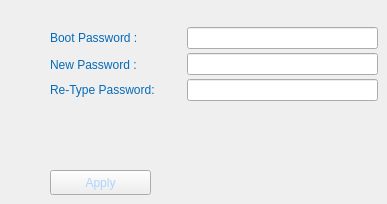
     <widget class="QWidget" name="bootTab">
      <widget class="QPushButton" name="bootPasswordSave">
       <property name="geometry">
        <rect>
         <x>50</x>
         <y>170</y>
         <width>101</width>
         <height>25</height>
        </rect>
       </property>
       <property name="contextMenuPolicy">
        <enum>Qt::NoContextMenu</enum>
       </property>
       <property name="styleSheet">
        <string notr="true">QPushButton{
	border-image: url(:/images/images/system_normal.png);
	color: rgb(175, 210, 255);
}
QPushButton:focus{
	border-image: url(:/images/images/system_pressed.png);
	color: rgb(175, 210, 255);
}
QPushButton:pressed{
	border-image: url(:/images/images/system_click.png);
	color: rgb(175, 210, 255);
}

</string>
       </property>
       <property name="text">
        <string>Apply</string>
       </property>
      </widget>
      <widget class="QLineEdit" name="boot_password_old">
       <property name="geometry">
        <rect>
         <x>187</x>
         <y>27</y>
         <width>191</width>
         <height>22</height>
        </rect>
       </property>
       <property name="contextMenuPolicy">
        <enum>Qt::NoContextMenu</enum>
       </property>
       <property name="styleSheet">
        <string notr="true">border-image: url(:/images/images/combox_bg.png);
color: rgb(255, 255, 255);</string>
       </property>
       <property name="inputMask">
        <string/>
       </property>
       <property name="maxLength">
        <number>16</number>
       </property>
       <property name="echoMode">
        <enum>QLineEdit::Password</enum>
       </property>
      </widget>
      <widget class="QLabel" name="Label6">
       <property name="geometry">
        <rect>
         <x>50</x>
         <y>82</y>
         <width>131</width>
         <height>16</height>
        </rect>
       </property>
       <property name="styleSheet">
        <string notr="true">	color: rgb(5, 106, 183);</string>
       </property>
       <property name="text">
        <string>Re-Type Password:</string>
       </property>
      </widget>
      <widget class="QLabel" name="Label5">
       <property name="geometry">
        <rect>
         <x>50</x>
         <y>57</y>
         <width>111</width>
         <height>16</height>
        </rect>
       </property>
       <property name="styleSheet">
        <string notr="true">	color: rgb(5, 106, 183);</string>
       </property>
       <property name="text">
        <string>New Password :</string>
       </property>
      </widget>
      <widget class="QLineEdit" name="boot_password">
       <property name="geometry">
        <rect>
         <x>187</x>
         <y>53</y>
         <width>191</width>
         <height>22</height>
        </rect>
       </property>
       <property name="contextMenuPolicy">
        <enum>Qt::NoContextMenu</enum>
       </property>
       <property name="styleSheet">
        <string notr="true">border-image: url(:/images/images/combox_bg.png);
color: rgb(255, 255, 255);</string>
       </property>
       <property name="maxLength">
        <number>16</number>
       </property>
       <property name="echoMode">
        <enum>QLineEdit::Password</enum>
       </property>
      </widget>
      <widget class="QLineEdit" name="boot_password_confirm">
       <property name="geometry">
        <rect>
         <x>187</x>
         <y>79</y>
         <width>191</width>
         <height>22</height>
        </rect>
       </property>
       <property name="contextMenuPolicy">
        <enum>Qt::NoContextMenu</enum>
       </property>
       <property name="styleSheet">
        <string notr="true">border-image: url(:/images/images/combox_bg.png);
color: rgb(255, 255, 255);</string>
       </property>
       <property name="maxLength">
        <number>16</number>
       </property>
       <property name="echoMode">
        <enum>QLineEdit::Password</enum>
       </property>
      </widget>
      <widget class="QLabel" name="Label4">
       <property name="geometry">
        <rect>
         <x>50</x>
         <y>30</y>
         <width>131</width>
         <height>16</height>
        </rect>
       </property>
       <property name="styleSheet">
        <string notr="true">	color: rgb(5, 106, 183);</string>
       </property>
       <property name="text">
        <string>Boot Password : </string>
       </property>
      </widget>
     </widget>
